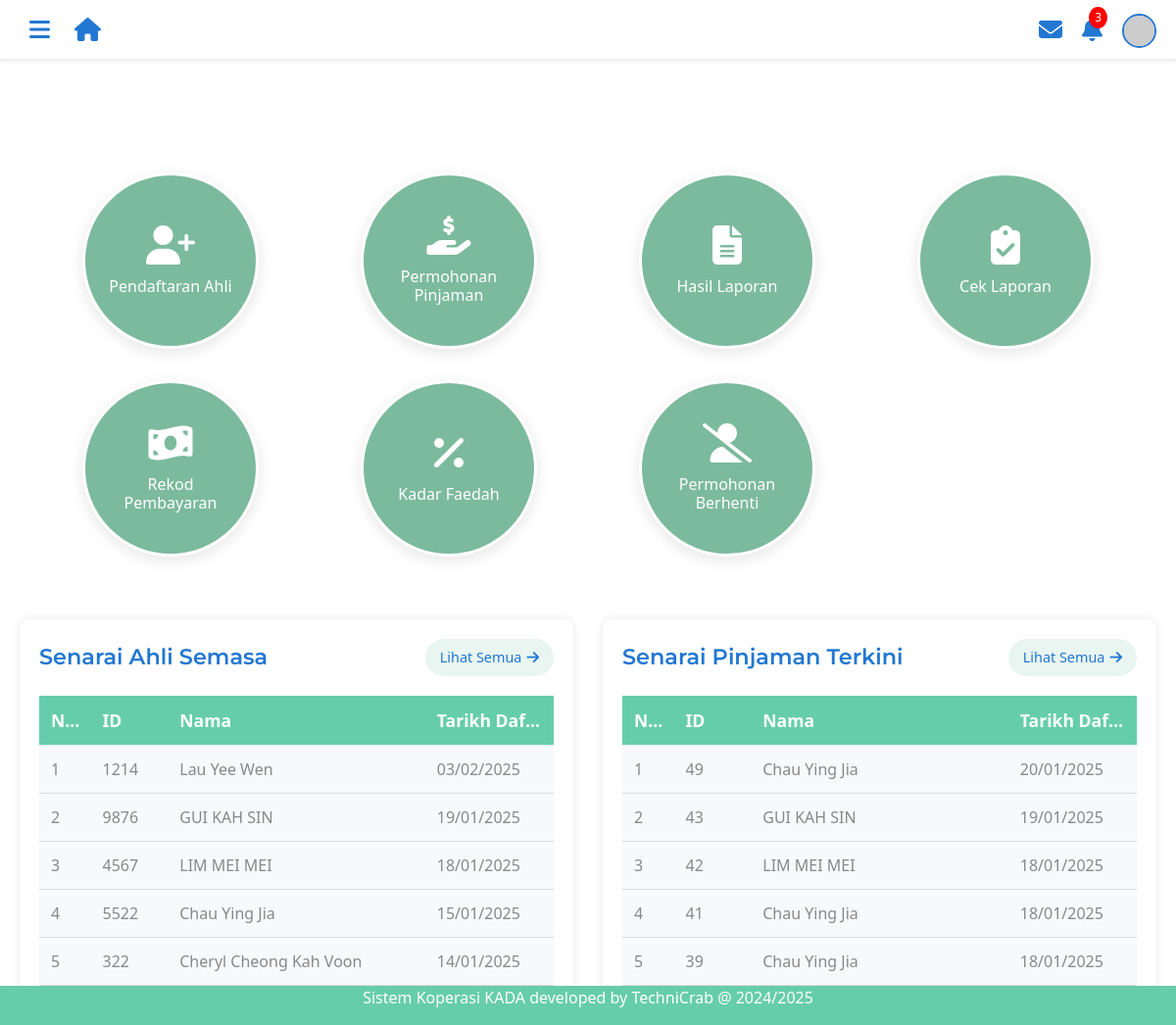
Page /adminmainpage.php (signed in) on the committed database.
### tables this page shows
CREATE TABLE `tb_member` (
  `employeeID` int(4) NOT NULL,
  `memberName` varchar(255) NOT NULL,
  `email` varchar(255) DEFAULT NULL COMMENT 'Email address',
  `ic` varchar(20) NOT NULL,
  `maritalStatus` varchar(20) NOT NULL,
  `sex` varchar(10) DEFAULT NULL,
  `religion` varchar(50) DEFAULT NULL,
  `nation` varchar(50) DEFAULT NULL,
  `no_pf` varchar(50) DEFAULT NULL,
  `position` varchar(100) DEFAULT NULL COMMENT 'Job position',
  `phoneNumber` varchar(20) DEFAULT NULL COMMENT 'Primary contact number',
  `phoneHome` varchar(20) DEFAULT NULL COMMENT 'Home contact number',
  `monthlySalary` decimal(10,2) DEFAULT NULL COMMENT 'Monthly salary amount',
  `created_at` timestamp NOT NULL DEFAULT current_timestamp(),
  `updated_at` timestamp NOT NULL DEFAULT current_timestamp() ON UPDATE current_timestamp()
);

CREATE TABLE `tb_loan` (
  `loanType` varchar(30) NOT NULL,
  `loanID` int(11) NOT NULL,
  `loanApplicationID` int(11) NOT NULL,
  `employeeID` int(4) NOT NULL,
  `amountRequested` decimal(10,2) NOT NULL COMMENT 'amount that want to pinjam',
  `financingPeriod` int(11) NOT NULL,
  `monthlyInstallments` decimal(10,2) NOT NULL,
  `employerName` varchar(100) NOT NULL,
  `employerIC` varchar(14) NOT NULL,
  `basicSalary` decimal(10,2) NOT NULL,
  `netSalary` decimal(10,2) NOT NULL,
  `netSalaryFile` varchar(255) NOT NULL,
  `balance` decimal(10,2) DEFAULT NULL,
  `created_at` timestamp NOT NULL DEFAULT current_timestamp(),
  `updated_at` timestamp NOT NULL DEFAULT current_timestamp() ON UPDATE current_timestamp()
);

### adminmainpage.php (the view, shortened to what this page needs)
<!DOCTYPE html>
<html lang="en">
<head>
  <link href="css/bootstrap.min (1).css" rel="stylesheet">
  <link rel="stylesheet" href="https://cdnjs.cloudflare.com/ajax/libs/font-awesome/6.5.1/css/all.min.css">
</head>
<body>
    <?php
    include "headeradmin.php";
    ?>
    <div class="dashboard-container">
        <div class="circles-grid">
            <a href="senaraiPermohonanAhli.php" class="circle-item">
                <div class="circle-inner">
                    <i class="fas fa-user-plus"></i>
                    <span>Pendaftaran Ahli</span>
                </div>
            </a>
            <a href="senaraiPermohonanPinjaman.php" class="circle-item">
                <div class="circle-inner">
                    <i class="fas fa-hand-holding-usd"></i>
                    <span>Permohonan Pinjaman</span>
                </div>
            </a>
            <a href="hasilreport.php" class="circle-item">
                <div class="circle-inner">
                    <i class="fas fa-file-alt"></i>
                    <span>Hasil Laporan</span>
                </div>
            </a>
            <a href="adminviewreport.php" class="circle-item">
                <div class="circle-inner">
                    <i class="fas fa-clipboard-check"></i>
                    <span>Cek Laporan</span>
                </div>
            </a>
            <a href="admin_upload_payment.php" class="circle-item">
                <div class="circle-inner">
                    <i class="fas fa-money-bill-wave"></i>
                    <span>Rekod Pembayaran</span>
                </div>
            </a>
            <a href="manage_interest.php" class="circle-item">
                <div class="circle-inner">
                    <i class="fas fa-percentage"></i>
                    <span>Kadar Faedah</span>
                </div>
            </a>
            <a href="berhentiapproval.php" class="circle-item">
                <div class="circle-inner">
                    <i class="fas fa-user-slash"></i>
                    <span>Permohonan Berhenti</span>
                </div>
            </a>
        </div>
    </div>
    <div class="tables-container">
        <div class="table-wrapper">
            <div class="table-header">
                <h3>Senarai Ahli Semasa</h3>
                <a href="senaraiahli.php" class="see-more-link">
                    Lihat Semua <i class="fas fa-arrow-right"></i>
                </a>
            </div>
            <table class="custom-table">
                <thead>
                    <tr>
                        <th>No.</th>
                        <th>ID</th>
                        <th>Nama</th>
                        <th>Tarikh Daftar</th>
                    </tr>
                </thead>
                <tbody>
                    <?php
                    include 'dbconnect.php';
                    $sql = "SELECT employeeID,memberName, created_at FROM tb_member ORDER BY created_at DESC LIMIT 5";
                    $result = $conn->query($sql);
                    if ($result->num_rows > 0) {
                        $count = 1;
                        while($row = $result->fetch_assoc()) {
                            echo "<tr>";
                            echo "<td>" . $count . "</td>";
                            echo "<td>" . $row['employeeID'] . "</td>";
                            echo "<td>" . $row['memberName'] . "</td>";
                            echo "<td>" . date('d/m/Y', strtotime($row['created_at'])) . "</td>";
                            echo "</tr>";
                            $count++;
                        }
                    } else {
                        echo "<tr><td colspan='3'>Tiada rekod ditemui</td></tr>";
                    }
                    ?>
                </tbody>
            </table>
        </div>
        <div class="table-wrapper">
            <div class="table-header">
                <h3>Senarai Pinjaman Terkini</h3>
                <a href="senaraipembiayaan.php" class="see-more-link">
                    Lihat Semua <i class="fas fa-arrow-right"></i>
                </a>
            </div>
            <table class="custom-table">
                <thead>
                    <tr>
                        <th>No.</th>
                        <th>ID</th>
                        <th>Nama</th>
                        <th>Tarikh Daftar</th>
                    </tr>
                </thead>
                <tbody>
                    <?php
                    include 'dbconnect.php';
                    $sql = "SELECT l.loanApplicationID, m.memberName, l.created_at
                           FROM tb_loan l
                           JOIN tb_member m ON l.employeeID = m.employeeID
                           ORDER BY l.loanApplicationID DESC LIMIT 5";
                    $result = $conn->query($sql);
                    if ($result->num_rows > 0) {
                        $count = 1;
                        while($row = $result->fetch_assoc()) {
                            echo "<tr>";
                            echo "<td>" . $count . "</td>";
                            echo "<td>" . $row['loanApplicationID'] . "</td>";
                            echo "<td>" . $row['memberName'] . "</td>";
                            echo "<td>" . date('d/m/Y', strtotime($row['created_at'])) . "</td>";
                            echo "</tr>";
                            $count++;
                        }
                    } else {
                        echo "<tr><td colspan='4'>Tiada rekod ditemui</td></tr>";
                    }
                    ?>
                </tbody>
            </table>
        </div>
    </div>
    <?php include "footer.php"; ?>
</body>
</html>

### adminmainpage.php (style rules this page uses)
.tables-container { display: flex; gap: 15px; padding: 20px 40px; width: 100%; max-width: 1400px; margin: 0 auto; justify-content: center; flex-wrap: nowrap; transition: transform 0.3s ease-in-out; position: relative; margin-top: 40px; }
.table-wrapper { flex: 0 0 calc(50% - 15px); width: calc(50% - 15px); max-width: calc(50% - 15px); min-width: 0; background: white; padding: 25px; border-radius: 15px; box-shadow: 0 4px 12px rgba(0,0,0,0.1); }
.table-header { margin-bottom: 25px; }
.table-header h3 { font-size: 1.4rem; color: #2277d2; margin: 0; font-weight: 600; }
.custom-table { width: 100%; border-collapse: separate; border-spacing: 0 8px; }
.custom-table th { background-color: MediumAquamarine; color: white; padding: 15px; font-size: 1.1rem; }
.custom-table td { padding: 12px 15px; background-color: #f8f9fa; border: none; border-top: 1px solid #eee; }
.custom-table th:nth-child(1), .custom-table td:nth-child(1) { width: 10%; }
.custom-table th:nth-child(2), .custom-table td:nth-child(2) { width: 20%; }
.custom-table th:nth-child(3), .custom-table td:nth-child(3) { width: 45%; }
.custom-table th:nth-child(4), .custom-table td:nth-child(4) { width: 25%; }
.see-more-link { color: MediumAquamarine; font-weight: 500; padding: 8px 15px; border-radius: 20px; transition: all 0.3s ease; background-color: #e8f5f1; }
@media screen and (max-width: 1400px) { .tables-container { flex-direction: row; margin-top: 20px; flex-wrap: nowrap; padding-top: 20px; } }
.circle-container, .tables-container { transition: transform 0.3s ease-in-out; }
.custom-table { width: 100%; table-layout: fixed; }
.custom-table td { white-space: nowrap; overflow: hidden; text-overflow: ellipsis; }
@media screen and (min-width: 1001px) { .tables-container { max-width: calc(100vw - 80px); } }
.table-wrapper:first-child .custom-table th:nth-child(1), .table-wrapper:first-child .custom-table td:nth-child(1) { width: 10%; }
.table-wrapper:first-child .custom-table th:nth-child(2), .table-wrapper:first-child .custom-table td:nth-child(2) { width: 15%; }
.table-wrapper:first-child .custom-table th:nth-child(3), .table-wrapper:first-child .custom-table td:nth-child(3) { width: 50%; }
.table-wrapper:first-child .custom-table th:nth-child(4), .table-wrapper:first-child .custom-table td:nth-child(4) { width: 25%; }
.table-wrapper:last-child .custom-table th:nth-child(1), .table-wrapper:last-child .custom-table td:nth-child(1) { width: 10%; }
.table-wrapper:last-child .custom-table th:nth-child(2), .table-wrapper:last-child .custom-table td:nth-child(2) { width: 15%; }
.table-wrapper:last-child .custom-table th:nth-child(3), .table-wrapper:last-child .custom-table td:nth-child(3) { width: 50%; }
.table-wrapper:last-child .custom-table th:nth-child(4), .table-wrapper:last-child .custom-table td:nth-child(4) { width: 25%; }
.dashboard-container { padding: 4rem 2rem 2rem; max-width: 1400px; margin: 0 auto; margin-top: 60px; }
.circles-grid { display: grid; grid-template-columns: repeat(auto-fit, minmax(200px, 1fr)); gap: 2rem; padding: 2rem 1rem; justify-items: center; margin-top: 20px; }
.circle-item { width: 180px; height: 180px; background:rgb(124, 186, 157); border-radius: 50%; display: flex; align-items: center; justify-content: center; text-decoration: none; color: white; transition: all 0.3s ease; border: 3px solid white; box-shadow: 0 4px 15px rgba(0,0,0,0.1); }
.circle-inner { text-align: center; padding: 1rem; }
.circle-inner i { font-size: 2.5rem; margin-bottom: 0.8rem; display: block; }
.circle-inner span { font-size: 1rem; font-weight: 500; display: block; line-height: 1.2; }

### rows in the picture
tb_member: employeeID "1214", memberName "Lau Yee Wen", created_at "03/02/2025"
tb_member: employeeID "9876", memberName "GUI KAH SIN", created_at "19/01/2025"
tb_member: employeeID "4567", memberName "LIM MEI MEI", created_at "18/01/2025"
tb_member: employeeID "5522", memberName "Chau Ying Jia", created_at "15/01/2025"
tb_member: employeeID "322", memberName "Cheryl Cheong Kah Voon", created_at "14/01/2025"
tb_loan: loanApplicationID "49", tb_member.memberName "Chau Ying Jia", created_at "20/01/2025"
tb_loan: loanApplicationID "43", tb_member.memberName "GUI KAH SIN", created_at "19/01/2025"
tb_loan: loanApplicationID "42", tb_member.memberName "LIM MEI MEI", created_at "18/01/2025"
tb_loan: loanApplicationID "41", tb_member.memberName "Chau Ying Jia", created_at "18/01/2025"
tb_loan: loanApplicationID "39", tb_member.memberName "Chau Ying Jia", created_at "18/01/2025"
